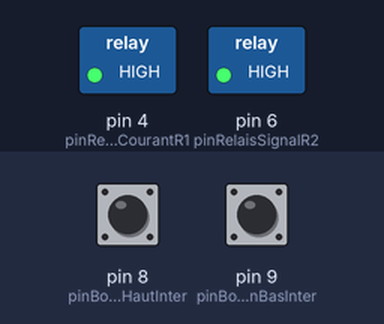
Simulated run of this sketch. Board: Arduino Uno, built with avr-gcc and run on an emulated ATmega328P. Shown: switched loads named in the sketch (green lamp = pin HIGH). The inputs (shaded band) are chosen by the test bench; at power-on: pin 8 (pinBoutonHautInter) HIGH, pin 9 (pinBoutonBasInter) HIGH. No radio packets arrive unless stated; what the sketch prints to the serial monitor is not drawn.

Above: at 1.2 s.
1.3 s: pin 8 (pinBoutonHautInter) pulled LOW for 0.15 s
At 1.4 s:
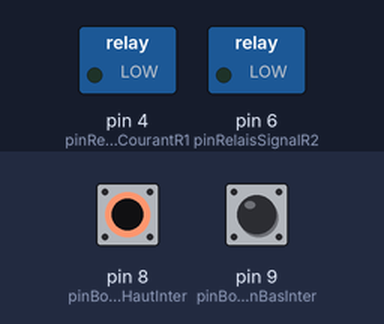
3.0 s: pin 9 (pinBoutonBasInter) pulled LOW for 0.15 s
At 3.1 s:
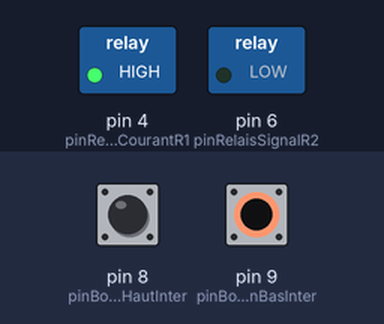
4.7 s: pin 9 (pinBoutonBasInter) pulled LOW for 3.2 s
At 8.7 s:
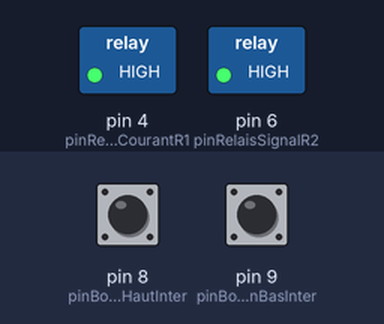
9.4 s: pin 8 (pinBoutonHautInter) pulled LOW for 3.2 s
At 9.8 s:
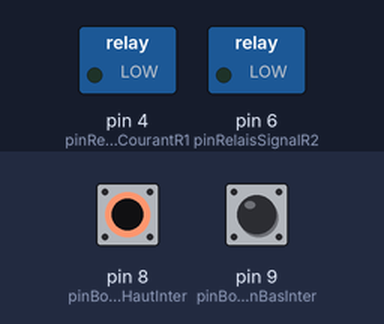
Timing chart, 0 to 14.1 s (numbered marks = the images above; inputs shaded):
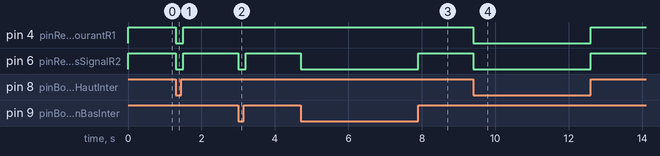

Measured:
- after the input at 1.3 s, pin 4 (pinRelaisCourantR1), pin 6 (pinRelaisSignalR2): HIGH → LOW at once, → HIGH 0.20 s later
- after the input at 3.0 s, pin 6 (pinRelaisSignalR2): HIGH → LOW at once, → HIGH 0.20 s later
- after the input at 4.7 s, pin 6 (pinRelaisSignalR2): HIGH → LOW at once, → HIGH 3.2 s later
- after the input at 9.4 s, pin 4 (pinRelaisCourantR1), pin 6 (pinRelaisSignalR2): HIGH → LOW at once, → HIGH 3.2 s later

The sketch:

Volet-bureau.ino
```cpp
#include <VirtualWire.h> // inclusion de la librairie VirtualWire
//Message:
//CODE_APPAREIL sur 2 digits
//CODE_ACTION sur 4 digits
//Timestamp sur 14 digits

const char *CODE_APPAREIL = "D01";
const char *CODE_ACTION_ouverture = "A0001";
const char *CODE_ACTION_fermeture = "A0002";
const char *CODE_ACTION_stop = "A0003";
const char *SEPARATEUR = "|";

int pinEmetteurRC = 12; //Emetteur d'ondes radio
int pinRecepteurRC = 11; //Récepteur d'ondes radio
int pinRelaisCourantR1 = 4; // Envoie le jus vers le relais signal
int pinRelaisSignalR2 = 6; // Envoie le jus vers le volet, en fonction du signal ou de son absence
int pinBoutonHautInter = 8; //Entrée, 5V si le bouton montée est en bas
int pinBoutonBasInter = 9; //Entrée, 5V si le bouton descente est en bas

char *sDecomposition;

char *codeAction;
char *codeAppareil;
char *timeStamp;
char *dernierTimeStampTraite;

int etatPrecedent; //0:neutre 1:montee 2:descente
int etatEnCours; //0:neutre 1:montee 2:descente

int etatInterrupteurPrecedent; //0:neutre 1:montee 2:descente
int etatInterrupteurEnCours; //0:neutre 1:montee 2:descente

char message[100];

int lireInterrupteur()
{
  int retour=0; //0:neutre - 1:haut - 2:bas
  boolean bBas = digitalRead(pinBoutonBasInter)==LOW;
  boolean bHaut = digitalRead(pinBoutonHautInter)==LOW;

  if(bHaut)
  {
      retour = 1;
  }
  else if(bBas)
  {
      retour = 2;
  }
  return retour;
}

void setup() // Fonction setup()
{
    Serial.begin(9600); // Initialisation du port série pour avoir un retour sur le serial monitor

    //Entrées
    pinMode(pinRecepteurRC, INPUT);
    pinMode(pinBoutonHautInter, INPUT_PULLUP);
    pinMode(pinBoutonBasInter, INPUT_PULLUP);
    //Sorties
    pinMode(pinEmetteurRC, OUTPUT);
    pinMode(pinRelaisCourantR1, OUTPUT);
    pinMode(pinRelaisSignalR2, OUTPUT);

    //Configuration de virtualWire
    vw_set_tx_pin(pinEmetteurRC); //pin transmetteur
    vw_set_rx_pin(pinRecepteurRC); //Pin receveur
    vw_setup(2000); // initialisation de la librairie VirtualWire à 2000 bauds (note: je n'utilise pas la broche PTT)
    vw_rx_start();  // Activation de la partie réception de la librairie VirtualWire

    Serial.println("Initialisation terminee");

   //Pour tester les relais
   //delay(1000);
   //digitalWrite(pinRelaisCourantR1, LOW);
   //delay(1000);
   //digitalWrite(pinRelaisSignalR2, LOW);

   digitalWrite(pinRelaisCourantR1, HIGH);
   digitalWrite(pinRelaisSignalR2, HIGH);

   etatInterrupteurPrecedent = lireInterrupteur(); // pour forcer la mise en état au premier cycle
   etatInterrupteurEnCours = etatInterrupteurPrecedent;
}

void loop() // Fonction loop()
{
    uint8_t buf[VW_MAX_MESSAGE_LEN]; // Tableau qui va contenir le message reçu (de taille maximum VW_MAX_MESSAGE_LEN)
    uint8_t buflen = VW_MAX_MESSAGE_LEN; // Taille maximum de notre tableau
    int etatInterrupteurEnCours = lireInterrupteur();

      //Vérification de l'interrupteur
      if(etatInterrupteurEnCours == 1)
      {
        etatEnCours = 1;
        //Serial.println("Etat en cours: haut");
      }
      else if(etatInterrupteurEnCours == 2)
      {
        etatEnCours = 2;
        //Serial.println("Etat en cours: bas");
      }
      else
      {
        etatEnCours = 0;
        //Serial.println("Etat en cours: neutre");
      }

      if(etatInterrupteurPrecedent!=etatInterrupteurEnCours)
      {
        etatInterrupteurPrecedent = etatInterrupteurEnCours;
        switch(etatEnCours)
        {
          case 0:
           //Serial.println("Courant OFF");
           digitalWrite(pinRelaisCourantR1, HIGH);
           digitalWrite(pinRelaisSignalR2, HIGH);
          break;
          case 1:
            //Serial.println("Courant OFF");
            digitalWrite(pinRelaisSignalR2, HIGH);
            //Serial.println("Ouverture");
            digitalWrite(pinRelaisCourantR1, LOW);
            //Serial.println("Courant ON");
            digitalWrite(pinRelaisSignalR2, LOW);
            break;
          case 2:
            //Serial.println("Courant OFF");
            digitalWrite(pinRelaisSignalR2, HIGH);
            //Serial.println("Fermeture");
            digitalWrite(pinRelaisCourantR1, HIGH);
            //Serial.println("Courant ON");
            digitalWrite(pinRelaisSignalR2, LOW);
          break;
          default:
            Serial.println("L'état en cours de l'interrupteur est inconnu");
          break;
        }
      }


    if (vw_wait_rx_max(100)) // Si un message est reçu dans les 200ms qui viennent
    {
        if (vw_get_message(buf, &buflen)) // On copie le message, qu'il soit corrompu ou non
        {
            Serial.println("Message recu");
            Serial.println((char*)buf);

            //Décomposition du message en code_appareil, code_action et timestamp
            int i=0;
            codeAppareil = "";
            codeAction = "";
            timeStamp = "";
            sDecomposition = strtok((char*)buf, SEPARATEUR);
            while(sDecomposition!=NULL)
            {
              if(i==0)
              {
                strcpy(codeAppareil,sDecomposition);
              }
              if(i==1)
              {
                strcpy(codeAction,sDecomposition);
              }
              else if(i==2)
              {
                strcpy(timeStamp,sDecomposition);
              }
              sDecomposition = strtok(NULL, SEPARATEUR);
              i++;
            }

            //Si le message n'a pas déjà été traité, c'est à dire que
            //le timestamp est inconnu, on traite
            if(strcmp(dernierTimeStampTraite, timeStamp) != 0)
            {
              //Si le message n'est pas destiné à ce récepteur, on le répète
              if(strncmp(CODE_APPAREIL, codeAppareil, strlen(CODE_APPAREIL) != 0))
              {
                 Serial.println("Répétition du message"); // On signale le début de l'envoi
                 memset (message, 0, sizeof (message));
                 strcpy(message, (char*)buf);
                 vw_send((uint8_t *)message, strlen(message)); // On envoie le message
                 vw_wait_tx(); // On attend la fin de l'envoi
                 Serial.println("Répétition effectuée"); // On signal la fin de l'envoi
                 delay(10);
              }
              //Sinon, ouverture
              else if(strncmp(CODE_ACTION_ouverture, codeAction, strlen(CODE_ACTION_ouverture)) == 0)
              {
                Serial.println("Courant OFF");
                digitalWrite(pinRelaisSignalR2, LOW);
                Serial.println("Ouverture");
                digitalWrite(pinRelaisCourantR1, HIGH);
                Serial.println("Courant ON");
                digitalWrite(pinRelaisSignalR2, HIGH);
              }
              //... ou fermeture
              else if(strncmp(CODE_ACTION_fermeture, codeAction, strlen(CODE_ACTION_fermeture)) == 0)
              {
                Serial.println("Courant OFF");
                digitalWrite(pinRelaisSignalR2, LOW);
                Serial.println("Fermeture");
                digitalWrite(pinRelaisCourantR1, LOW);
                Serial.println("Courant ON");
                digitalWrite(pinRelaisSignalR2, HIGH);
              }
              //... ou neutre
              else if(strncmp(CODE_ACTION_stop, codeAction, strlen(CODE_ACTION_stop)) == 0)
              {
                Serial.println("Courant OFF");
                digitalWrite(pinRelaisSignalR2, LOW);
              }
              //... ou j'ai codé comme une merde
              else
              {
                Serial.print("Cet appareil ne gère pas le code ");
                Serial.println(codeAction);
              }
            }
        }
    }
}
```
